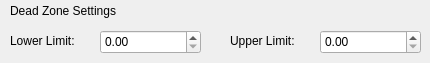
       <widget class="QWidget" name="page_37">
        <widget class="QLabel" name="label_83">
         <property name="geometry">
          <rect>
           <x>10</x>
           <y>0</y>
           <width>251</width>
           <height>21</height>
          </rect>
         </property>
         <property name="text">
          <string>Dead Zone Settings</string>
         </property>
        </widget>
        <widget class="QLabel" name="label_84">
         <property name="geometry">
          <rect>
           <x>10</x>
           <y>30</y>
           <width>81</width>
           <height>21</height>
          </rect>
         </property>
         <property name="text">
          <string>Lower Limit:</string>
         </property>
        </widget>
        <widget class="QLabel" name="label_87">
         <property name="geometry">
          <rect>
           <x>230</x>
           <y>30</y>
           <width>81</width>
           <height>21</height>
          </rect>
         </property>
         <property name="text">
          <string>Upper Limit:</string>
         </property>
        </widget>
        <widget class="QDoubleSpinBox" name="pipelineTool_deadZoneLowerLimitSpinBox">
         <property name="geometry">
          <rect>
           <x>100</x>
           <y>30</y>
           <width>101</width>
           <height>24</height>
          </rect>
         </property>
        </widget>
        <widget class="QDoubleSpinBox" name="pipelineTool_deadZoneUpperLimitSpinBox">
         <property name="geometry">
          <rect>
           <x>320</x>
           <y>30</y>
           <width>101</width>
           <height>24</height>
          </rect>
         </property>
        </widget>
       </widget>
